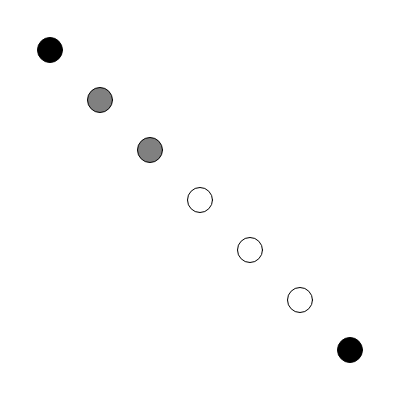
Frame 1 (no input)
Frame 60 (no input): identical to frame 1, image omitted
Frame 120 (the mouse pressed at the canvas centre since frame 60): identical to frame 1, image omitted

The p5.js sketch that drew this single still picture (run headless with seeded random() and noise() and a simulated clock; from frame 60 on, the mouse is pressed at the canvas centre):

// p5.js sketch
// ── sketch.js
// setup function - used for commands that need to run only once
function setup()
{	
  // only put code here that you want to happen one time, 
  // at the start of your program

  // create a canvas element on the page
  createCanvas(400, 400);
  
  // fill with black
  fill(0);

  // draw ellipse #1
  ellipse(50,50, 25, 25);

  // now fill with grey
  fill(128);

  // draw ellipse #2
  ellipse(100,100, 25, 25);

  // draw ellipse #3 – it will 
  // also be grey!
  ellipse(150, 150, 25, 25);

  // ellipse #4 will be white
  fill(255);
  ellipse(200, 200, 25, 25);

  // ellipse #5 will be white as well
  ellipse(250, 250, 25, 25);

  // and so will ellipse #6!
  ellipse(300, 300, 25, 25);

  // ellipse #7 will be black
  fill(0);
  ellipse(350, 350, 25, 25);
}

// draw function - used for commands that need to be repeated
function draw()
{
}		
		
